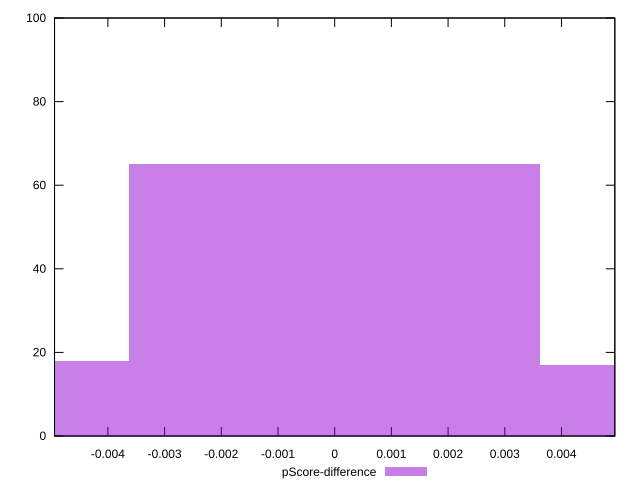

gnuplot code for this plot:
reset

$pScoreDifference <<EOF
0 65
-0.0072444808661701905 18
0.0072444808661701905 17
EOF

set key outside below
set boxwidth 0.0072444808661701905
set xrange [-0.004941176470588227:0.004941176470588282]
set yrange [0:100]
set trange [0:100]
set style fill transparent solid 0.5 noborder
set terminal svg size 640, 490 enhanced background rgb 'white'
set output "report_00015_2021-02-09T16-11-33.973Z/render-blocking-resources/samples/pages+cached/pScore-difference/histogram.svg"

plot $pScoreDifference title "pScore-difference" with boxes

reset
